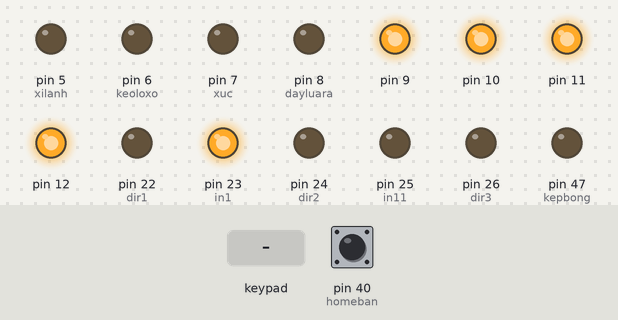
This sketch was run on a simulated Arduino Mega 2560, built with avr-gcc and run on an emulated ATmega2560. Shown: output pins drawn as LEDs (lit = HIGH). Inputs (shaded band) come from the test bench; at power-on: pin 40 (homeban) HIGH. What the sketch prints to the serial monitor is not drawn.

Above: at 0.1 s.
At 1.5 s:
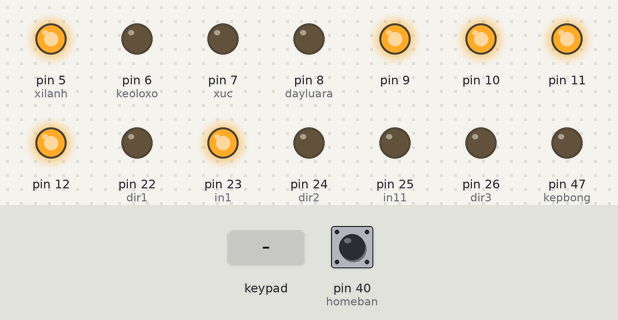
1.6 s: key 'T' pressed
At 2.6 s:
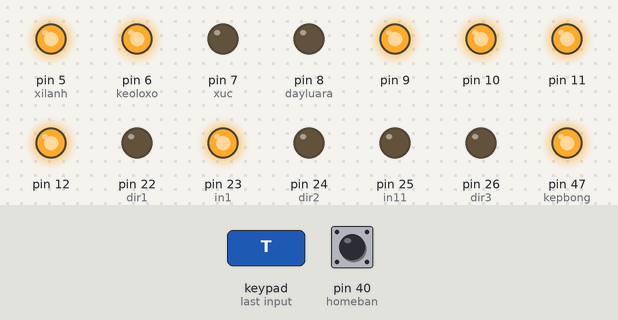
Timing chart, 0 to 4.6 s (numbered marks = the images above; inputs shaded):
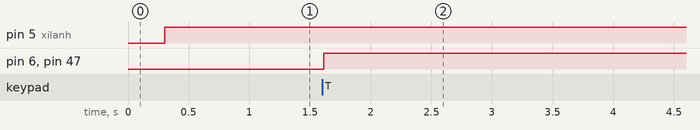

The sketch:

testcam.hoanthien.ino
```cpp
#include <PS2X_lib.h> // Thư viện PS2X

#define PS2_DAT_PIN 51
#define PS2_CMD_PIN 50
#define PS2_SEL_PIN 53
#define PS2_CLK_PIN 52

#define dir1 22
#define dir2 24
#define dir3 26
#define dir4 28

#define dayluara 8                     // động cơ đẩy lúa ra
#define in1 23
#define in11 25
#define xuc 7                          // động cơ xúc
#define in2 27
#define in22 29
#define keoloxo 6                        // planet kéo lò xo
#define in3 31
#define in33 33
#define xilanh 5                           // xilanh điện
#define in4 35
#define in44 37

#define chot 45                // role van chốt bắn
#define kepbong 47           // role van kẹp bóng

#define homeban 40           // công tắc home bắn bóng

PS2X ps2x;
byte max = 170 ;
byte a=8,b=15,c=255,d=0;        //a: gt up , b:gt down , c:ham/k ham         d:muc giam toc
int error = 0;
byte type = 0;
byte vibrate = 0;
byte  batdc3 = 0,batdc2 = 0,batdc1 = 0,ban=0,tocdodc3=101,batxl13=0,batxl24=0 ,batxl5=0,batxl6=0,chedokep=0,batxl79=0,batxl810=0,batxl11=0;
unsigned long oldtime=0;
int time;


void setup() {
  Serial.begin(9600);

  ps2x.config_gamepad(PS2_CLK_PIN, PS2_CMD_PIN, PS2_SEL_PIN, PS2_DAT_PIN, true, true);                     //   // Khởi tạo module PS2X
  int error = ps2x.config_gamepad(PS2_CLK_PIN, PS2_CMD_PIN, PS2_SEL_PIN, PS2_DAT_PIN);                    // Kiểm tra kết nối nút tay cầm PS2

  if (error == 0) {
    Serial.println("Nút tay cầm PS2 đã được kết nối");
  } else {
    Serial.println("Không tìm thấy nút tay cầm PS2");
  }

  pinMode(dir1, OUTPUT);
  pinMode(dir2, OUTPUT);
  pinMode(dir3, OUTPUT);
  pinMode(dir4, OUTPUT);

  pinMode(dayluara, OUTPUT);            // động cơ đẩy lúa ra
  pinMode(in1, OUTPUT);
  pinMode(in11, OUTPUT);
  pinMode(xuc, OUTPUT);              // động cơ xúc
  pinMode(in2, OUTPUT);
  pinMode(in22, OUTPUT);
  pinMode(keoloxo, OUTPUT);          // planet kéo lò xo
  pinMode(in3, OUTPUT);
  pinMode(in33, OUTPUT);
  pinMode(xilanh, OUTPUT);           // xilanh điện
  pinMode(in4, OUTPUT);
  pinMode(in44, OUTPUT);

pinMode(chot, OUTPUT);                  // role van chốt bắn
pinMode(kepbong, OUTPUT);               // role van kẹp bóng
pinMode(homeban, INPUT_PULLUP);                // công tắc home bắn bóng

analogWrite(dayluara, 0);
  digitalWrite(in1, HIGH);
  digitalWrite(in11, LOW);
analogWrite(xuc, 0);
  digitalWrite(in2, HIGH);
  digitalWrite(in22, LOW);
analogWrite(keoloxo, 0);
  digitalWrite(in3, HIGH);
  digitalWrite(in33, LOW);
analogWrite(xilanh, 0);
  digitalWrite(in4, HIGH);
  digitalWrite(in44, LOW);

digitalWrite(chot, LOW);
digitalWrite(kepbong, LOW);

 //xung 1 2
    TCCR1A=0; TCCR1B=0;TIMSK1 = 0;
    DDRB |= (1 << PB6);
    DDRB |= (1 << PB5);
    TCCR1A |= (1 << WGM11);
    TCCR1B |= (1 << WGM12)|(1 << WGM13);
    TCCR1A |= (1 << COM1B1);
    TCCR1A |= (1 << COM1A1);
    ICR1 = 255;
    OCR1B = 255;
    OCR1A = 255;
    TCCR1B |= (1 << CS10)|(1 << CS11);
    //xung 3 4
    TCCR2A=0; TCCR2B=0;TIMSK2 = 0;
    DDRB |= (1 << PB4);
    DDRH |= (1 << PH6);
    TCCR2A |= (1 << WGM21) | (1 << WGM20);
    TCCR2A |= (1 << COM2B1);
    TCCR2A |= (1 << COM2A1);
    OCR2B = 255;
    OCR2A = 255;
    TCCR2B |= (1 << CS22);
  delay(300);

}


void tangtoc4(){
   if (OCR1B > max){
     if (OCR1B<11){
       OCR1B=0;
       OCR1A=0;
       OCR2A=0;
       OCR2B=0;
     }
     else{
      OCR1B = OCR1B - a;
      OCR1A = OCR1A - a;
      OCR2A = OCR2A - a;
      OCR2B = OCR2B - a;
     }
   delay(70);
   }
}
void giamtoc4(){
  if (OCR1B <= 230)
   OCR1B = OCR1B + b;
  if (OCR1A <= 230)
   OCR1A = OCR1A + b;
  if (OCR2A <= 230)
   OCR2A = OCR2A + b;
  if (OCR2B <= 230)
   OCR2B = OCR2B + b;
   delay(70);
   if (OCR1B >=230)
         OCR1B = c;
      if (OCR1A >= 230)
         OCR1A = c;
      if (OCR2A >= 230)
         OCR2A = c;
     if (OCR2B >= 230)
         OCR2B = c;
}
void tangtocxoay(){
   if (OCR1B > 230){
     if (OCR1B<11){
       OCR1B=0;
       OCR1A=0;
       OCR2A=0;
       OCR2B=0;
     }
     else{
      OCR1B = OCR1B - 3;
      OCR1A = OCR1A - 3;
      OCR2A = OCR2A - 3;
      OCR2B = OCR2B - 3;
     }
   delay(50);
   }
}


void loop() {
  ps2x.read_gamepad();

  // Đọc giá trị từ joystick và nút điều khiển
  int joyLX = ps2x.Analog(PSS_LX);
  int joyLY = ps2x.Analog(PSS_LY);
  int joyRX = ps2x.Analog(PSS_RX);
  int joyRY = ps2x.Analog(PSS_RY);
  boolean buttonUp = ps2x.Button(PSB_PAD_UP);
  boolean buttonDown = ps2x.Button(PSB_PAD_DOWN);
  boolean buttonLeft = ps2x.Button(PSB_PAD_LEFT);
  boolean buttonRight = ps2x.Button(PSB_PAD_RIGHT);
  boolean buttonTriangle = ps2x.Button(PSB_TRIANGLE);
  boolean buttonCross = ps2x.Button(PSB_CROSS);
  boolean buttonSquare = ps2x.Button(PSB_SQUARE);
  boolean buttonCircle = ps2x.Button(PSB_CIRCLE);
  boolean buttonR1 = ps2x.Button(PSB_R1);
  boolean buttonR2 = ps2x.Button(PSB_R2);
  boolean buttonL1 = ps2x.Button(PSB_L1);
  boolean buttonL2 = ps2x.Button(PSB_L2);


if (joyRY > 50) {                   // nâng hạ xi lanh
  analogWrite(xilanh, 255);
  digitalWrite(in4, HIGH);
  digitalWrite(in44, LOW);
    Serial.println("len");
  }
   if (joyRY < -50) {
  analogWrite(xilanh, 255);
  digitalWrite(in4, LOW);
  digitalWrite(in44, HIGH);
    Serial.println("xuong");
  }


if(ps2x.Button(PSB_R1)) {


  if (joyLY > 100) {
digitalWrite(dir1, 0);
digitalWrite(dir2, 0);
digitalWrite(dir3, 1);
digitalWrite(dir4, 1);
tangtoc4();
    Serial.println("tien");
  }

 if (joyLY < -100) {
digitalWrite(dir1, 1);
digitalWrite(dir2, 1);
digitalWrite(dir3, 0);
digitalWrite(dir4, 0);
tangtoc4();
    Serial.println("lui");
  }

  if (joyLX > 100) {
      digitalWrite(dir1,1);
      digitalWrite(dir2,0);
      digitalWrite(dir3,1);
      digitalWrite(dir4,0);
      Serial.println("phai");
      tangtoc4();
  }
  if (joyLX < -100) {
          digitalWrite(dir1,0);
      digitalWrite(dir2,1);
      digitalWrite(dir3,0);
      digitalWrite(dir4,1);
      Serial.println("trai");
      tangtoc4();
  }
}


if(buttonTriangle){
 digitalWrite(kepbong, HIGH);
 Serial.println("kẹp");
  if(digitalRead(homeban) == HIGH){
  analogWrite(keoloxo, 255);
  digitalWrite(in3, HIGH);
  digitalWrite(in33, LOW);
digitalWrite(chot, LOW);
  Serial.println("kéo");
return;
 }
   else if(digitalRead(homeban) == LOW){
  analogWrite(keoloxo, 0);
  digitalWrite(in3, HIGH);
  digitalWrite(in33, LOW);
  Serial.println("dừng kéo");
  return;
 }
analogWrite(xuc, 255);
  digitalWrite(in2, HIGH);
  digitalWrite(in22, LOW);
delay(2500);
digitalWrite(kepbong, HIGH);
analogWrite(xuc, 255);
  digitalWrite(in2, HIGH);
  digitalWrite(in22, LOW);
 if(ps2x.Button(PSB_CIRCLE) && digitalRead(homeban) == LOW){
   digitalWrite(chot, HIGH);
 }
}


}
```

Measured:
- after the input at 1.6 s, pin 6 (keoloxo), pin 47 (kepbong): LOW → HIGH at once
